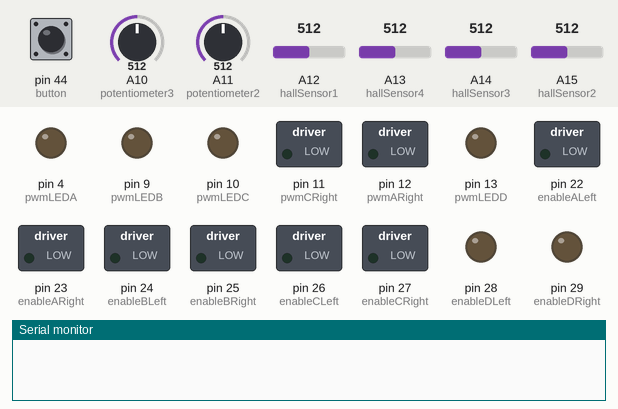
Simulated run of this sketch. Board: Arduino Mega 2560, built with avr-gcc and run on an emulated ATmega2560. Parts: switched loads named in the sketch (green lamp = pin HIGH), output pins drawn as LEDs (lit = HIGH), the last lines printed to the serial monitor. Inputs (shaded band) come from the test bench; at power-on: pin 44 (button) HIGH, A12 (hallSensor1) = 512, A13 (hallSensor4) = 512, A14 (hallSensor3) = 512, A15 (hallSensor2) = 512, A10 (potentiometer3) = 512, A11 (potentiometer2) = 512.

Above: at 1.2 s.
1.3 s: pin 44 (button) pulled LOW for 0.15 s
2.9 s: A12 (hallSensor1) set to 716
At 3.9 s:
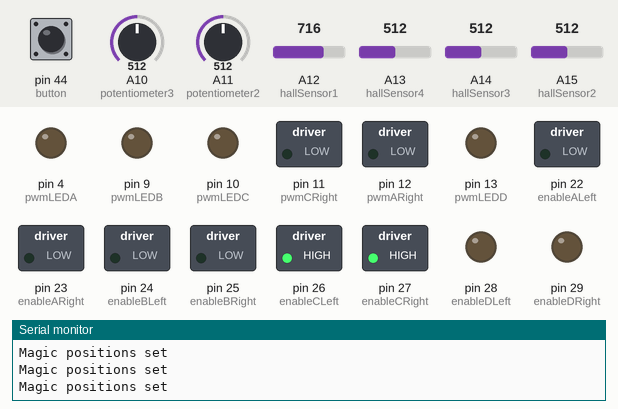
4.4 s: A13 (hallSensor4) set to 716
At 5.0 s:
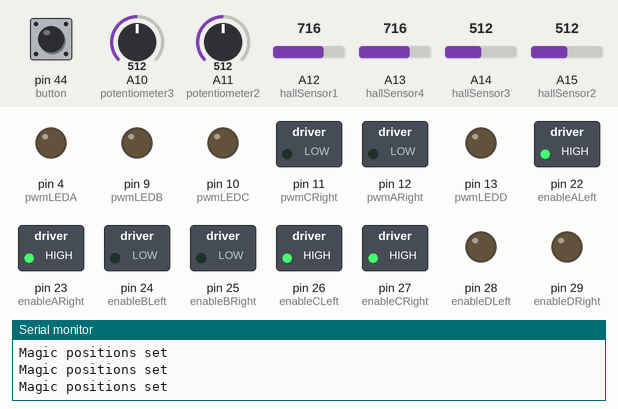
5.9 s: A14 (hallSensor3) set to 716
At 6.2 s:
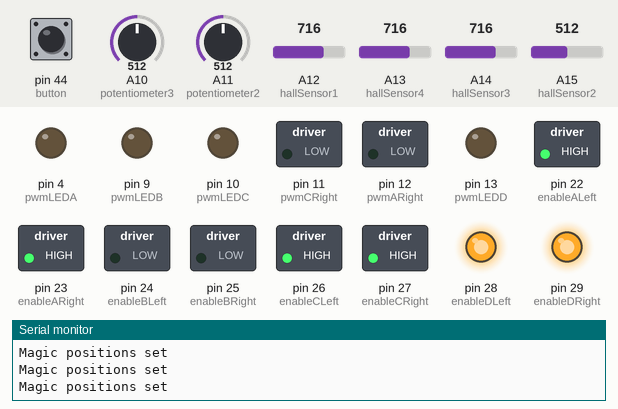
7.4 s: A15 (hallSensor2) set to 716
At 8.5 s:
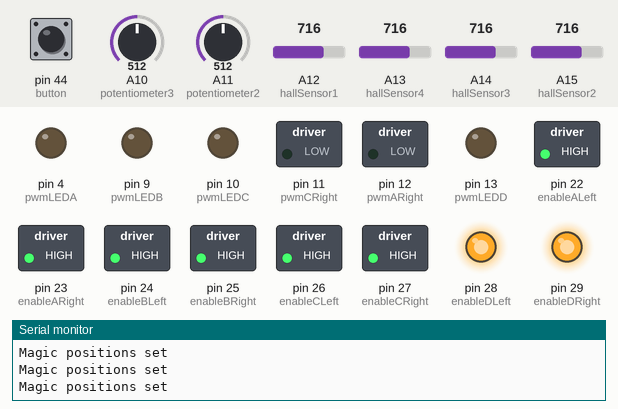
8.9 s: A12 (hallSensor1) set to 992
Timing chart, 0 to 11.4 s (numbered marks = the images above; inputs shaded):
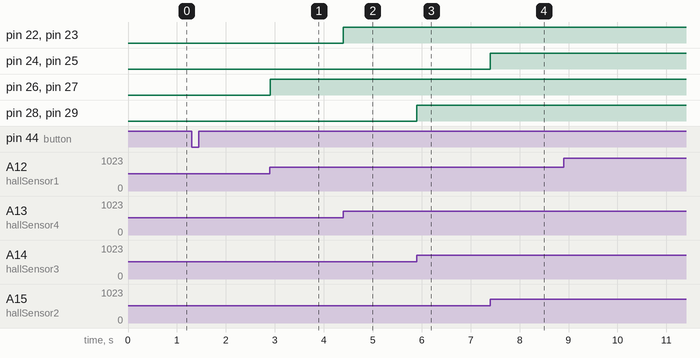

Measured:
- after the input at 2.9 s, pin 26 (enableCLeft), pin 27 (enableCRight): LOW → HIGH at once
- after the input at 4.4 s, pin 22 (enableALeft), pin 23 (enableARight): LOW → HIGH at once
- after the input at 5.9 s, pin 28 (enableDLeft), pin 29 (enableDRight): LOW → HIGH at once
- after the input at 7.4 s, pin 24 (enableBLeft), pin 25 (enableBRight): LOW → HIGH at once

The sketch:

upright_levitation.ino
```cpp
#define hallSensor1 A12
#define hallSensor2 A15
#define hallSensor3 A14
#define hallSensor4 A13

#define pwmALeft 8
#define pwmARight 12
#define pwmBLeft 7
#define pwmBRight 6
#define pwmCLeft 5
#define pwmCRight 11
#define pwmDLeft 2
#define pwmDRight 3

#define pwmLEDA 4
#define pwmLEDB 9
#define pwmLEDC 10
#define pwmLEDD 13

#define enableALeft 22
#define enableARight 23
#define enableBLeft 24
#define enableBRight 25
#define enableCLeft 26
#define enableCRight 27
#define enableDLeft 28
#define enableDRight 29

#define button 44

#define potentiometer1 A12
#define potentiometer2 A11
#define potentiometer3 A10

int permanentMagnetVerticalMovementDirection = 0;
const uint32_t debounceTime = 100;
int previousButtonValue = 1;
bool buttonPressed = false;
int electroMagnetFieldDirection = 0;
int buttonValue = 1;

//int positionBuffer = 0;
int magicPosition1 = 185;
int magicPosition2 = 185;
int magicPosition3 = 185;
int magicPosition4 = 185;
int verticalMagicPosition = 185;

int previousPositionError1 = 0;
int previousPositionError2 = 0;
int previousPositionError3 = 0;
int previousPositionError4 = 0;
int previousVerticalPositionError = 0;

int previousVelocity1 = 0;
int previousVelocity2 = 0;
int previousVelocity3 = 0;
int previousVelocity4 = 0;
int previousVerticalVelocity = 0;

void analogWrite25k(int pin, int value)
{
  bool printDebugForAnalogWrite25k = false;
  //printDebugForAnalogWrite25k = true;

  if (printDebugForAnalogWrite25k) {
    Serial.print("analogWrite25k called with pin: ");
    Serial.print(pin);
    Serial.print(" and pwm value: ");
    Serial.print(value);
    Serial.println();
  }

  switch (pin) {
    //might be able to optimize this by using only 4 pins and sharing 2 for each motor driver? since only 1 pwm is active at a time per driver. but with the modules, both enables must be on, so not sure how to select right vs left.
    case 2:
      OCR3B = value;
      break;
    case 3:
      OCR3C = value;
      break;
    case 5:
      OCR3A = value;
      break;
    case 6:
      OCR4A = value;
      break;
    case 7:
      OCR4B = value;
      break;
    case 8:
      OCR4C = value;
      break;
    case 11:
      OCR1A = value;
      break;
    case 12:
      OCR1B = value;
      break;
    default:
      // no other pins will work
      break;
  }
}

int outputElectromagnetWaveform(int pin) {
  // get the time since arduino stared and use math function to calc wave from time
  unsigned long elapsedTime = millis();
  //int outputValue = 511 * sin(2.0 * M_PI * (elapsedTime / 1000.0) / 10.0) + 512;
  //Serial.println(outputValue);
  int outputValue = 60 * sin(2.0 * M_PI * (elapsedTime / 1000.0) / 5.0) + 220;
  //Serial.println(outputValue);
  analogWrite25k(pin, outputValue);
}

void outputSingleChannel(int positionError, int pwmLeftPin, int pwmRightPin, int enableLeftPin, int enableRightPin, int pwmLEDPin, int electroMagnetOutput, int LEDOutput) {
  if (positionError > 0) {
      analogWrite25k(pwmLeftPin, electroMagnetOutput);
      analogWrite25k(pwmRightPin, 0);
      analogWrite(pwmLEDPin, LEDOutput);
      digitalWrite(enableLeftPin, HIGH);
      digitalWrite(enableRightPin, HIGH);
    }
    if (positionError < 0) {
      analogWrite25k(pwmRightPin, electroMagnetOutput);
      analogWrite25k(pwmLeftPin, 0);
      analogWrite(pwmLEDPin, LEDOutput);
      digitalWrite(enableLeftPin, HIGH);
      digitalWrite(enableRightPin, HIGH);
    }
    if (positionError == 0) {
      analogWrite(pwmLEDPin, 0);
      digitalWrite(enableLeftPin, LOW);
      digitalWrite(enableRightPin, LOW);
    }
}

void setup() {
  // Start serial coms
  Serial.begin(9600);

  // Setup inputs and outputs
  pinMode(pwmALeft, OUTPUT);
  pinMode(pwmARight, OUTPUT);
  pinMode(pwmBLeft, OUTPUT);
  pinMode(pwmBRight, OUTPUT);
  pinMode(pwmCLeft, OUTPUT);
  pinMode(pwmCRight, OUTPUT);
  pinMode(pwmDLeft, OUTPUT);
  pinMode(pwmDRight, OUTPUT);
  pinMode(pwmLEDA, OUTPUT);
  pinMode(pwmLEDB, OUTPUT);
  pinMode(pwmLEDC, OUTPUT);
  pinMode(pwmLEDD, OUTPUT);
  pinMode(enableALeft, OUTPUT);
  pinMode(enableARight, OUTPUT);
  pinMode(enableBLeft, OUTPUT);
  pinMode(enableBRight, OUTPUT);
  pinMode(enableCLeft, OUTPUT);
  pinMode(enableCRight, OUTPUT);
  pinMode(enableDLeft, OUTPUT);
  pinMode(enableDRight, OUTPUT);
  pinMode(button, INPUT_PULLUP);

  // Set initial permanentMagnetVerticalMovementDirection direction
  digitalWrite(enableALeft, LOW);
  digitalWrite(enableARight, LOW);
  digitalWrite(enableBLeft, LOW);
  digitalWrite(enableBRight, LOW);
  digitalWrite(enableCLeft, LOW);
  digitalWrite(enableCRight, LOW);
  digitalWrite(enableDLeft, LOW);
  digitalWrite(enableDRight, LOW);

  // Configure Timers 1, 3, 4 and 5 for PWM @ 25 kHz.
  // undo the configuration done by the Arduino core library to reset timers
  TCCR1A = TCCR1B = TCNT1 = TCCR3A = TCCR3B = TCNT3 = TCCR4A = TCCR4B = TCNT4 = TCCR5A = TCCR5B = TCNT5 = 0;
  // non-inverted PWM on channels A and B. mode 10: ph. correct PWM, TOP = ICR1, prescaler = 1.
  TCCR1A = _BV(COM1A1) | _BV(COM1B1) | _BV(WGM11);
  TCCR3A = _BV(COM3A1) | _BV(COM3B1) | _BV(WGM11);
  TCCR4A = _BV(COM4A1) | _BV(COM4B1) | _BV(WGM11);
  TCCR5A = _BV(COM5A1) | _BV(COM5B1) | _BV(WGM11);
  TCCR1B = TCCR3B = TCCR4B = TCCR5B = _BV(WGM13) | _BV(CS10);
  // TOP = 320. max value for timers to use for duty cycle in custom analogWrite
  ICR1 = 320;
}

void loop() {
  // Read hall sensors values
  int fieldStrength1 = analogRead(hallSensor1);
  int fieldStrength2 = analogRead(hallSensor2);
  int fieldStrength3 = analogRead(hallSensor3);
  int fieldStrength4 = analogRead(hallSensor4);
  double averageFieldStrength = (fieldStrength1 + fieldStrength2 + fieldStrength3 + fieldStrength4) / 4.0;

  // Read potentiometer values
  int potentiometer1Value = analogRead(potentiometer1);
  int potentiometer2Value = analogRead(potentiometer2);
  int potentiometer3Value = analogRead(potentiometer3);

  bool printDebugForFieldStrength = false;
  //printDebugForFieldStrength = true;

  if (printDebugForFieldStrength) {
    Serial.println("fieldStrength1: ");
    Serial.print(fieldStrength1);
    Serial.println("fieldStrength2: ");
    Serial.print(fieldStrength2);
    Serial.println("fieldStrength3: ");
    Serial.print(fieldStrength3);
    Serial.println("fieldStrength4: ");
    Serial.print(fieldStrength4);
    Serial.print("averageFieldStrength: ");
    Serial.println(averageFieldStrength);
    Serial.println();
  }

  //if button is pressed, store values of field strengths as "magic" values for floating position reference
  buttonValue = digitalRead(button);

  if (buttonValue == 0) {
    buttonPressed = true;
    magicPosition1 = fieldStrength1;
    magicPosition2 = fieldStrength2;
    magicPosition3 = fieldStrength3;
    magicPosition4 = fieldStrength4;
    verticalMagicPosition = averageFieldStrength;
    Serial.println("Magic positions set");
  }

  int positionError1 = magicPosition1 - fieldStrength1;
  int positionError2 = magicPosition2 - fieldStrength2;
  int positionError3 = magicPosition3 - fieldStrength3;
  int positionError4 = magicPosition4 - fieldStrength4;

  int verticalPositionError = verticalMagicPosition - averageFieldStrength;

  int velocity1 = previousPositionError1 - positionError1;
  int velocity2 = previousPositionError2 - positionError2;
  int velocity3 = previousPositionError3 - positionError3;
  int velocity4 = previousPositionError4 - positionError4;

  //int verticalVelocity = previousVerticalPositionError - verticalPositionError;
  int verticalVelocity = 0;

  //int acceleration = previousVerticalVelocity - velocity;
  //Serial.println(acceleration);

  int constantFieldOffset = 0; //170 in working downward levitation project

  if (buttonPressed) { //&& abs(verticalPositionError) > 1
    int calculatedOutput1 = constantFieldOffset + velocity1 + verticalVelocity;
    int calculatedOutput2 = constantFieldOffset + velocity2 + verticalVelocity;
    int calculatedOutput3 = constantFieldOffset + velocity3 + verticalVelocity;
    int calculatedOutput4 = constantFieldOffset + velocity4 + verticalVelocity;

    int LED1Brightness = map(calculatedOutput1, 0, 320, 0, 255);
    int LED2Brightness = map(calculatedOutput2, 0, 320, 0, 255);
    int LED3Brightness = map(calculatedOutput3, 0, 320, 0, 255);
    int LED4Brightness = map(calculatedOutput4, 0, 320, 0, 255);

    bool printDebugForOutput = false;
    //printDebugForOutput = true;

    if (printDebugForOutput) {
      Serial.print("Calculated outputs: 1: ");
      Serial.print(calculatedOutput1);
      Serial.print(", 2: ");
      Serial.print(calculatedOutput2);
      Serial.print(", 3: ");
      Serial.print(calculatedOutput3);
      Serial.print(", 4: ");
      Serial.print(calculatedOutput4);
      Serial.println();
    }

    outputSingleChannel(positionError1, pwmCLeft, pwmCRight, enableCLeft, enableCRight, pwmLEDC, calculatedOutput1, LED1Brightness);
    outputSingleChannel(positionError2, pwmBLeft, pwmBRight, enableBLeft, enableBRight, pwmLEDB, calculatedOutput2, LED2Brightness);
    outputSingleChannel(positionError3, pwmDLeft, pwmDRight, enableDLeft, enableDRight, pwmLEDD, calculatedOutput3, LED3Brightness);
    outputSingleChannel(positionError4, pwmALeft, pwmARight, enableALeft, enableARight, pwmLEDA, calculatedOutput4, LED4Brightness);
  }

  previousPositionError1 = positionError1;
  previousPositionError2 = positionError2;
  previousPositionError3 = positionError3;
  previousPositionError4 = positionError4;
  previousVerticalPositionError = verticalPositionError;
  //previousVerticalVelocity = velocity;

  // Use elapsed time to generated a waveform to control EM strength for debug purposes
  //outputElectromagnetWaveform(pwmALeft);
  //outputElectromagnetWaveform(pwmBLeft);
  //outputElectromagnetWaveform(pwmCLeft);
  //outputElectromagnetWaveform(pwmDLeft);
}
```
